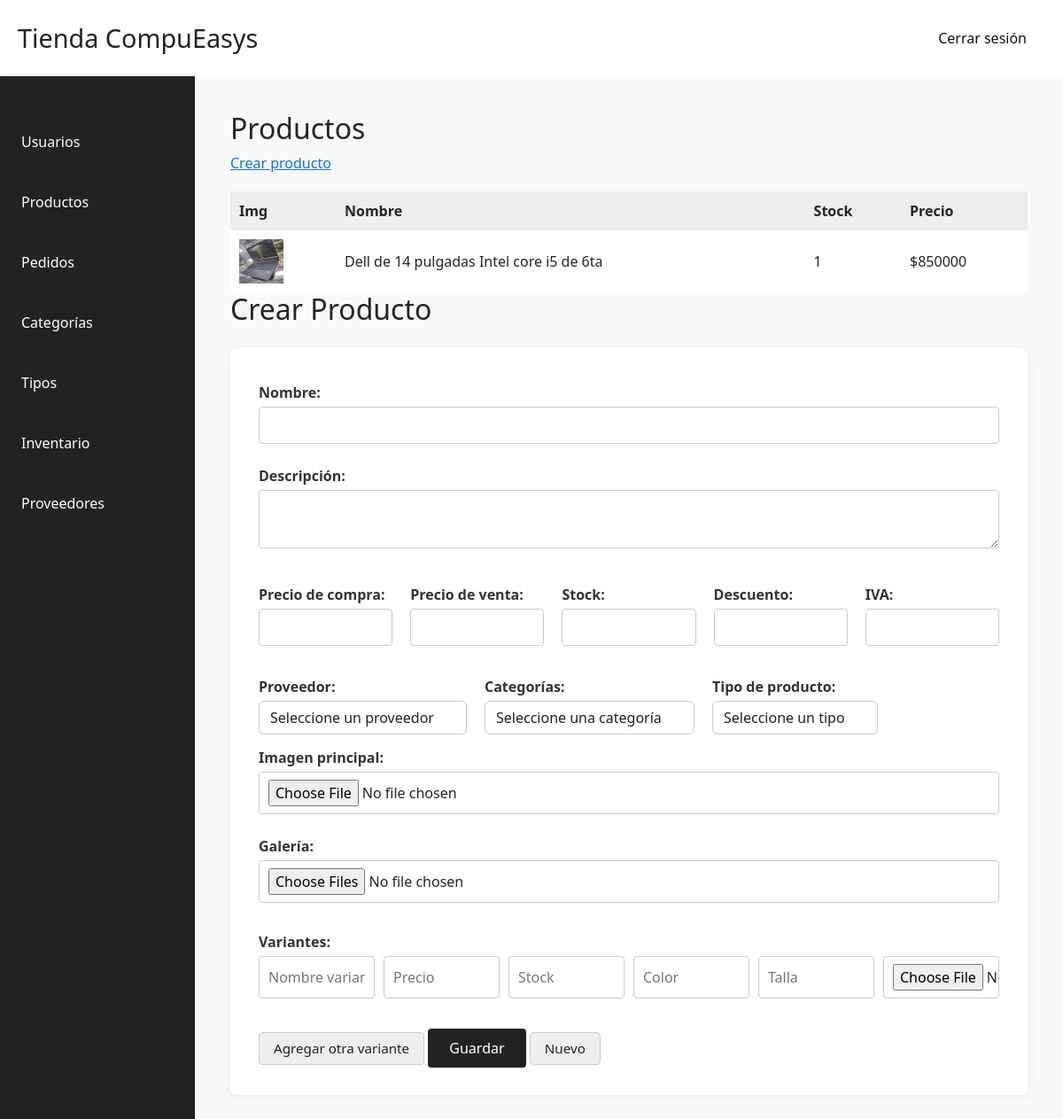
Page /dashboard/producto/crear/?view=productos&crear=1 (signed in) on the committed database.
### core/models.py (models this page shows, shortened)
class ProductStore(models.Model):
    name = models.CharField(max_length=100)
    description = models.TextField()
    price_buy = models.DecimalField(max_digits=10, decimal_places=0)
    price = models.DecimalField(max_digits=10, decimal_places=0)
    stock = models.PositiveIntegerField(default=0)
    proveedor = models.ForeignKey(proveedor, on_delete=models.CASCADE, related_name='products', null=True, blank=True)
    category = models.ForeignKey(Category, on_delete=models.CASCADE, related_name='products', null=True, blank=True)
    type = models.ForeignKey(Type, on_delete=models.CASCADE, related_name='products', null=True, blank=True)
    iva = models.DecimalField(max_digits=4, decimal_places=2, default=0.00)
    imagen = models.ImageField(upload_to='images/', height_field=None, width_field=None, max_length=None , blank=True, null=True)
    descuento = models.DecimalField(max_digits=10, decimal_places=2, default=0.00)
    created_at = models.DateTimeField(auto_now_add=True)
    updated_at = models.DateTimeField(auto_now=True)

### dashboard/views.py (the view, shortened to what this page needs)
# urls.py: path('producto/crear/', dashboard_home, name='crear_producto'),
@superuser_required
def dashboard_home(request):
    crear_producto_url = f"{reverse('dashboard_home')}?view=productos&crear=1"
    productos = ProductStore.objects.all()
    categorias = Category.objects.all()
    tipos = Type.objects.all()
    proveedores = proveedor.objects.all()
    userSimples = register_superuser.objects.all()
    show_create_product_form = request.GET.get('view') == 'productos' and request.GET.get('crear') == '1'
    return render(request, 'dashboard/dashboard_home.html', {
        'productos': productos,
        'categorias': categorias,
        'tipos': tipos,
        'proveedores': proveedores,
        'usuarios': userSimples,
        'show_create_product_form': show_create_product_form,
    })

### dashboard/views.py (called while the page is built)
def superuser_required(view_func):
    @wraps(view_func)
    def _wrapped_view(request, *args, **kwargs):
        if request.session.get('superuser_id'):
            return view_func(request, *args, **kwargs)
        return redirect('/login_user/?next=' + request.path)
    return _wrapped_view

### dashboard/templates/dashboard/dashboard_home.html (shortened to what this page needs)
{% load static %}
<!DOCTYPE html>
<html lang="es">
<head>
    <link rel="stylesheet" href="{% static 'css/dashboard.css' %}" />
    <link rel="stylesheet" href="{% static 'css/main.css' %}" />
   <link href="https://cdn.jsdelivr.net/npm/bootstrap@5.3.8/dist/css/bootstrap.min.css" rel="stylesheet">
</head>
<body>
    <header>
       <div class="admin-container">
         <h1>Tienda CompuEasys</h1>
          <div class="logout-container">
            <form method="post" action="{% url 'logout_view' %}">
                <button type="submit" class="btn ">Cerrar sesión</button>
            </form>
          </div>
       </div>
    </header>
    <div class="dashboard-container">
        <aside class="sidebar">
            <ul>
                <li><a href="?view=usuarios">Usuarios</a></li>
                <li><a href="?view=productos">Productos</a></li>
                <li><a href="?view=pedidos">Pedidos</a></li>
                <li><a href="?view=categoria">Categorías</a></li>
                <li><a href="?view=tipos">Tipos</a></li>
                <li><a href="?view=inventario">Inventario</a></li>
                <li><a href="?view=proveedores">Proveedores</a></li>
            </ul>
        </aside>
        <main class="main-content">
            {% if request.GET.view == "usuarios" %}
                <h2>Usuarios</h2>
                 <input type="hidden" name="csrfmiddlewaretoken" value="{{ csrf_token }}">
                <table>
                    <tr>
                        <th>Username</th>
                        <th>Email</th>
                        <th>Staff</th>
                        <th>Super</th>
                        <th>Activo</th>
                        <th>Admin</th>
                        <th>Acciones</th>
                    </tr>
                    {% for usuario in usuarios %}
                    <tr>
                        <td>{{ usuario.username }}</td>
                        <td>{{ usuario.email }}</td>
                        <td>
                            <select name="is_staff">
                                <option value="True">Sí</option>
                                <option value="False">No</option>
                            </select>
                        </td>
                        <td>
                            <select name="is_superuser">
                                <option value="True">Sí</option>
                                <option value="False">No</option>
                            </select>
                        </td>
                        <td>
                            <select name="is_active">
                                <option value="True">Sí</option>
                                <option value="False">No</option>
                            </select>
                        </td>
                        <td>
                            <select name="is_admin">
                                <option value="True">Sí</option>
                                <option value="False">No</option>
                            </select>
                        </td>
                            <td>
                                <button onclick="openEditModal('{{ usuario.id }}', '{{ usuario.username }}', '{{ usuario.email }}')">Editar</button>
                                <button class="btn btn-danger eliminar-usuario-btn" data-user-id="{{ usuario.id }}">Eliminar</button>
                           </td>
                            {% if usuario.is_staff %}
                                <span>Admin</span>
                            {% endif %}
                        </td>
                    </tr>
                    {% endfor %}
                    {% for usuario in usuarios_super %}
                    <tr>
                        <td>{{ usuario.username }}</td>
                        <td>{{ usuario.email }}</td>
                        <td>
                            <select name="is_staff">
                                <option value="True">Sí</option>
                                <option value="False">No</option>
                            </select>
                        </td>
                        <td>
                            <select name="is_superuser">
                                <option value="True">Sí</option>
                                <option value="False">No</option>
                            </select>
                        </td>
                        <td>
                            <select name="is_active">
                                <option value="True">Sí</option>
                                <option value="False">No</option>
                            </select>
                        </td>
                        <td>
                            <select name="is_admin">
                                <option value="True">Sí</option>
                                <option value="False">No</option>
                            </select>
                        </td>
                        <td>
                            <td>
                                <button onclick="openEditModal('{{ usuario.id }}', '{{ usuario.username }}', '{{ usuario.email }}')">Editar</button>
                            <td>
                                <button class="btn btn-danger eliminar-usuario-btn" data-user-id="{{ usuario.id }}">Eliminar</button>
                            </td>
                            {% if usuario.is_staff %}
                                <span>Admin</span>
                            {% endif %}
                        </td>
                    </tr>
                    {% endfor %}
                </table>
            {% elif request.GET.view == "productos" %}
                <h2>Productos</h2>
                <a href="?view=productos&crear=1" class="btn-crear-producto">Crear producto</a>
                <table>
                    <tr>
                        <th>Img</th>
                        <th>Nombre</th>
                        <th>Stock</th>
                        <th>Precio</th>
                    </tr>
                    {% for producto in productos %}
                     <tr>
                      <a href="?view=productos&editar={{ producto.id }}">
                        <td><img src="{{ producto.imagen.url }}" alt="{{ producto.name }}" width="50" height="50"/></td>
                        <td>{{ producto.name }}</td>
                        <td>{{ producto.stock }}</td>
                        <td>${{ producto.price }}</td>
                     </a>
                    </tr>
                    {% endfor %}
                </table>
            {% if show_create_product_form %}
                <h2 id="form-title">Crear Producto</h2>
              <form id="form-crear-producto" method="post" enctype="multipart/form-data" class="form-crear-producto" action="{% url 'dashboard_home' %}?view=productos&crear=1">
             <label>Nombre:</label>
             <input type="text" name="name" id="producto_name" required />
              <label>Descripción:</label>
               <textarea name="description" id="producto_description"></textarea>
          <div class="precios">
            <div>
                <label>Precio de compra:</label>
                <input type="number" name="price_buy" id="producto_price_buy" step="0.01" required />
            </div>
            <div>
                <label>Precio de venta:</label>
                <input type="number" name="price" id="producto_price" step="0.01" required />
            </div>
            <div>
                <label>Stock:</label>
                <input type="number" name="stock" id="producto_stock" required />
            </div>
            <div>
                <label>Descuento:</label>
                <input type="number" name="descuento" id="producto_descuento" step="0.01" />
            </div>
            <div>
                <label>IVA:</label>
                <input type="number" name="iva" id="producto_iva" step="0.01" />
            </div>
        </div>
        <div class="categorias-proveedor">
            <div>
                <label>Proveedor:</label>
                <select name="proveedor" id="producto_proveedor" class="form-select">
                    <option value="">Seleccione un proveedor</option>
                </select>
            </div>
            <div>
                <label>Categorías:</label>
                <select name="categoria" id="producto_categoria" class="form-select">
                    <option value="">Seleccione una categoría</option>
                </select>
            </div>
            <div>
                <label>Tipo de producto:</label>
                <select name="type" id="producto_type" class="form-select">
                    <option value="">Seleccione un tipo</option>
                </select>
            </div>
        </div>
        <label>Imagen principal:</label>
        <input type="file" name="images" id="producto_images" />
        <label>Galería:</label>
        <input type="file" name="galeria" id="producto_galeria" multiple />
        <label>Variantes:</label>
        <div id="variantes-container">
            <div class="variante-row">
                <input type="text" name="variante_nombre[]" placeholder="Nombre variante" />
                <input type="number" name="variante_precio[]" placeholder="Precio" step="0.01" />
                <input type="number" name="variante_stock[]" placeholder="Stock" />
                <input type="text" name="variante_color[]" placeholder="Color" />
                <input type="text" name="variante_talla[]" placeholder="Talla" />
                <input type="file" name="variante_imagen[]" />
            </div>
        </div>
        <button type="button" onclick="agregarVariante()">Agregar otra variante</button>
        <button type="submit" id="form-submit-btn">Guardar</button>
        <button type="button" id="form-clear-btn">Nuevo</button>
    </form>
{% endif %}
            {% elif request.GET.view == "inventario" %}
                <h2>Inventario</h2>
                <p>Aquí puedes mostrar tu inventario...</p>
            {% else %}
                <h2>Bienvenido al Dashboard</h2>
                <p>Selecciona una opción en la barra lateral.</p>
            {% endif %}
        </main>
    </div>
</body>
</html>

### dashboard/static/css/dashboard.css (style rules this page uses)
body { margin: 0; font-family: Arial, sans-serif; }
.admin-container { display: flex; justify-content: space-between; align-items: center; max-width: 100%; margin: 0 auto; padding: 20px; }
.admin-container h1 { margin: 0; font-size: 1.8em; color: #222; }
.admin-container .btn { color: #111111; border-radius: 10px; padding: 10px 20px; border-radius: 4px; transition: background 0.2s ease; }
.dashboard-container { display: flex; min-height: 100vh; }
.sidebar { width: 220px; background: #222; color: #fff; padding: 30px 0; box-shadow: 2px 0 8px rgba(0,0,0,0.05); }
.sidebar ul { list-style: none; padding: 0; margin: 0; }
.sidebar ul li { margin: 20px 0; }
.sidebar ul li a { color: #fff; text-decoration: none; padding: 12px 24px; display: block; border-radius: 4px; transition: background 0.2s; }
.main-content { flex: 1; padding: 40px; background: #f9f9f9; }
table { width: 100%; border-collapse: collapse; margin-top: 20px; background: #fff; }
th, td { padding: 10px; border: 1px solid #ddd; text-align: left; }
th { background: #eee; }
.form-crear-producto { background: #fff; padding: 24px 32px; border-radius: 8px; box-shadow: 0 2px 12px rgba(0,0,0,0.07); max-width: 100%; margin: 24px auto; }
.precios { display: flex; gap: 20px; align-items: center; margin-top: 10px; }
.categorias-proveedor { display: flex; gap: 20px; align-items: center; margin-top: 10px; }
.form-crear-producto label { display: block; margin-top: 14px; margin-bottom: 4px; font-weight: bold; color: #333; }
.form-crear-producto input[type="text"], .form-crear-producto input[type="number"], .form-crear-producto input[type="file"], .form-crear-producto textarea { width: 100%; padding: 8px 10px; border: 1px solid #ccc; border-radius: 4px; margin-bottom: 10px; font-size: 1em; box-sizing: border-box; }
.form-crear-producto textarea { min-height: 60px; resize: vertical; }
.form-crear-producto button[type="submit"] { background: #222; color: #fff; border: none; padding: 10px 24px; border-radius: 4px; font-size: 1em; cursor: pointer; margin-top: 16px; transition: background 0.2s; }
.form-select, select { background: #fff !important; color: #222 !important; border: 1px solid #ccc !important; }
.form-select option { background: #fff !important; color: #222 !important; }
.variante-row { display: flex; gap: 10px; margin-bottom: 8px; }
.form-crear-producto button[type="button"] { background: #eee; color: #222; border: 1px solid #ccc; padding: 6px 16px; border-radius: 4px; font-size: 0.95em; cursor: pointer; margin-bottom: 10px; }

### core/static/css/main.css (style rules this page uses)
body { font-family: Arial, sans-serif; margin: 0; padding: 0; }

### rows in the picture
ProductStore: imagen (picture), name "Dell de 14 pulgadas Intel core i5 de 6ta", stock "1", price "850000"
